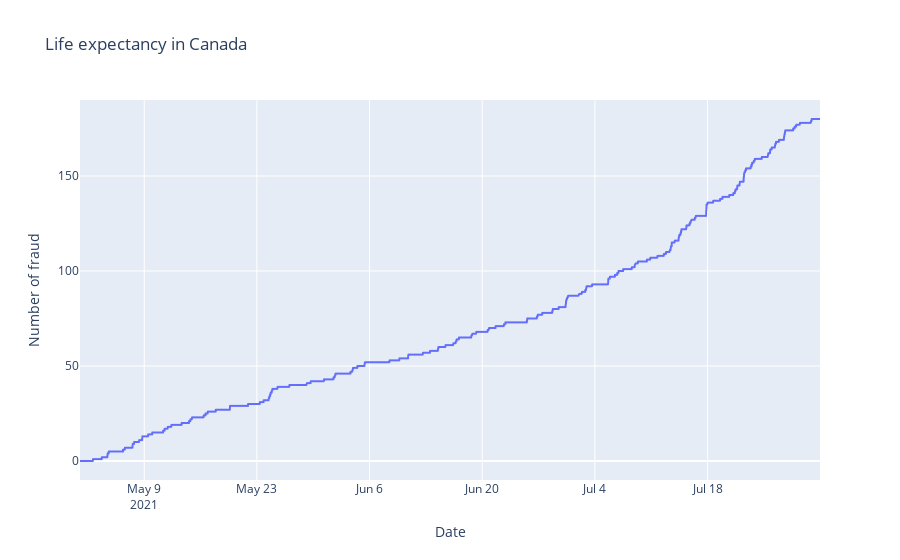

Here is the notebook cell this chart was saved with:
### Code cell
fig = px.line(df_user, x="onboarding_completed_at", y=df_user['is_fraud'].fillna(0).cumsum(), 
              title='Life expectancy in Canada',
              labels={
                     "onboarding_completed_at": "Date",
                     "y": "Number of fraud"
                 })
fig.show()

### Figure 1 — Plotly figure (JSON) as saved in the notebook; plotly's stock layout.template omitted (floating-point values rounded to 4 significant figures; data arrays with more than 128 entries replaced by an {"elided": "..."} marker saying what was removed)
{"data": [{"hovertemplate": "Date=%{x}<br>Number of fraud=%{y}<extra></extra>", "legendgroup": "", "line": {"color": "#636efa", "dash": "solid"}, "marker": {"symbol": "circle"}, "mode": "lines", "name": "", "showlegend": false, "type": "scattergl", "x": {"elided": "7348 str values"}, "xaxis": "x", "y": {"elided": "7348 int values"}, "yaxis": "y"}], "layout": {"legend": {"tracegroupgap": 0}, "title": {"text": "Life expectancy in Canada"}, "xaxis": {"anchor": "y", "domain": [0, 1], "title": {"text": "Date"}}, "yaxis": {"anchor": "x", "domain": [0, 1], "title": {"text": "Number of fraud"}}}}
